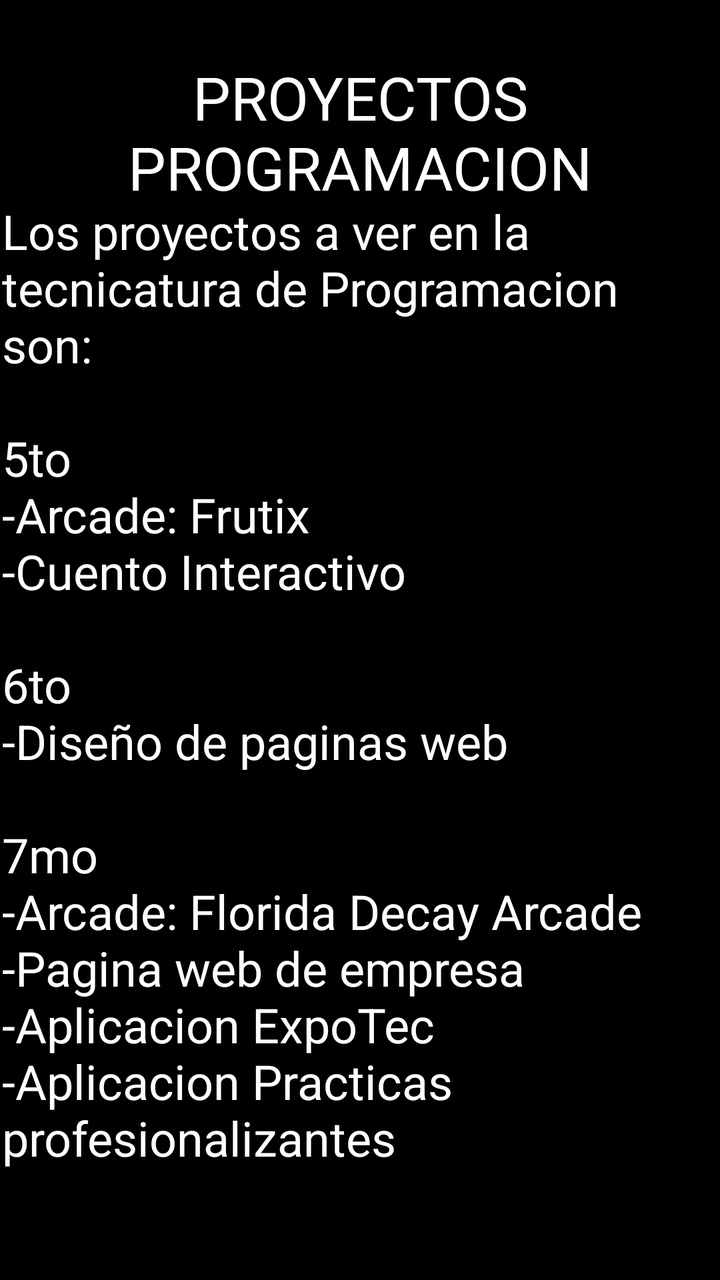
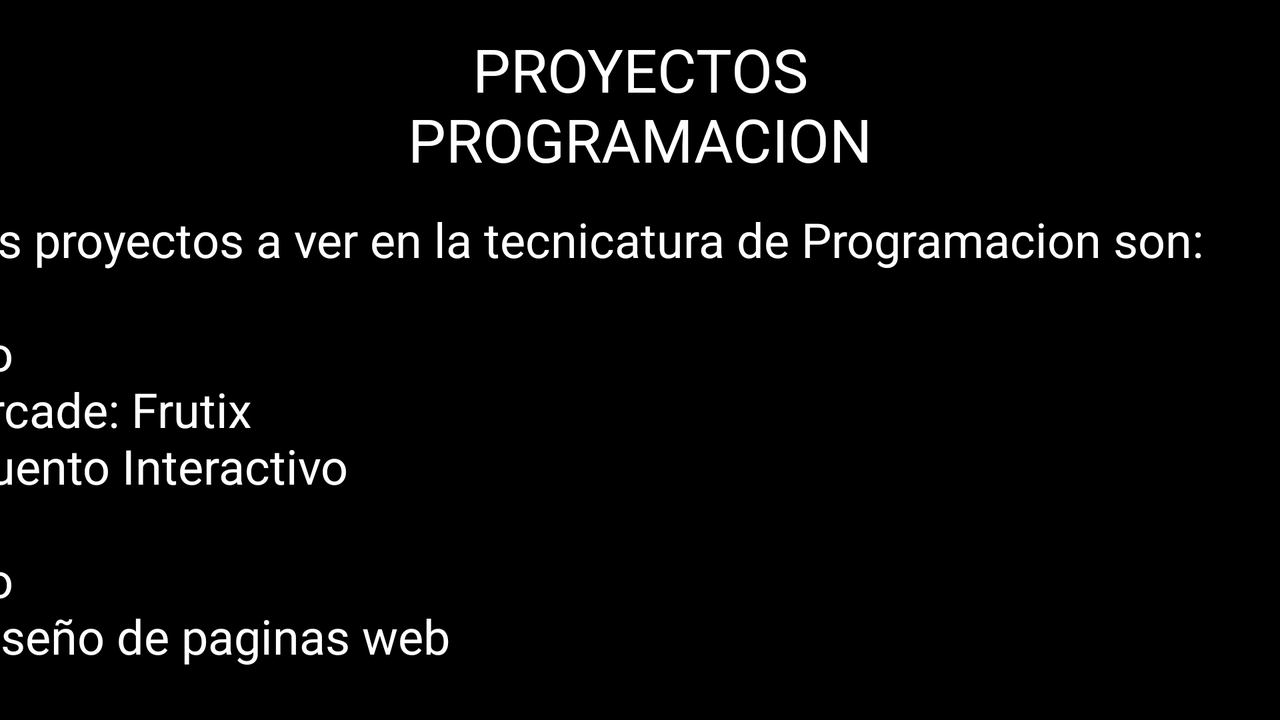

First picture: res/layout/ on a phone held upright. Second picture: the repository's own variant of that layout, on a device whose configuration matches the variant's folder. Source for both follows.
<!-- AndroidManifest.xml: application theme Theme.ExpoMap -->
<!-- res/layout/proyectos_programacion.xml -->
<?xml version="1.0" encoding="utf-8"?>
<androidx.constraintlayout.widget.ConstraintLayout xmlns:android="http://schemas.android.com/apk/res/android"
    xmlns:app="http://schemas.android.com/apk/res-auto"
    android:layout_width="match_parent"
    android:layout_height="match_parent">

    <TextView
        android:id="@+id/titulo"
        android:layout_width="wrap_content"
        android:layout_height="wrap_content"
        android:shadowColor="@color/baseNegro"
        android:shadowDx="3"
        android:shadowDy="3"
        android:shadowRadius="1"
        android:text="@string/txtTitleProyectosProgramacion"
        android:textAlignment="center"
        android:textColor="@color/baseFuente"
        android:textSize="30sp"
        app:layout_constraintBottom_toBottomOf="parent"
        app:layout_constraintEnd_toEndOf="parent"
        app:layout_constraintStart_toStartOf="parent"
        app:layout_constraintTop_toTopOf="parent"
        app:layout_constraintVertical_bias="0.05" />

    
    <ScrollView
        android:layout_width="358dp"
        android:layout_height="545dp"
        app:layout_constraintBottom_toBottomOf="parent"
        app:layout_constraintEnd_toEndOf="parent"
        app:layout_constraintStart_toStartOf="parent"
        app:layout_constraintTop_toBottomOf="@+id/titulo">

        <LinearLayout
            android:layout_width="match_parent"
            android:layout_height="wrap_content">

            <TextView
                android:layout_width="match_parent"
                android:layout_height="match_parent"
                android:shadowColor="@color/baseNegro"
                android:shadowDx="3"
                android:shadowDy="3"
                android:shadowRadius="1"
                android:text="@string/txtInfoProyectosProgramacion"
                android:textAlignment="viewStart"
                android:textColor="@color/baseFuente"
                android:textSize="24sp">

            </TextView>
        </LinearLayout>
    </ScrollView>

    <ImageView
        android:id="@+id/backButton"
        android:layout_width="50dp"
        android:layout_height="50dp"
        android:clickable="true"
        app:layout_constraintBottom_toBottomOf="parent"
        app:layout_constraintEnd_toEndOf="parent"
        app:layout_constraintHorizontal_bias="0.054"
        app:layout_constraintStart_toStartOf="parent"
        app:layout_constraintTop_toTopOf="parent"
        app:layout_constraintVertical_bias="0.021"
        app:srcCompat="@drawable/ic_back" />

</androidx.constraintlayout.widget.ConstraintLayout>
<!-- resources referenced by this layout -->
<resources>
  <color name="baseFuente">#FFF</color>
  <color name="baseNegro">#000</color>
  <string name="txtInfoProyectosProgramacion">Los proyectos a ver en la tecnicatura de Programacion son:\n\n5to\n-Arcade: Frutix\n-Cuento Interactivo\n\n6to\n-Diseño de paginas web\n\n7mo\n-Arcade: Florida Decay Arcade\n-Pagina web de empresa\n-Aplicacion ExpoTec\n-Aplicacion Practicas profesionalizantes</string>
  <string name="txtTitleProyectosProgramacion">PROYECTOS\nPROGRAMACION</string>
  <style name="Theme.ExpoMap" parent="Theme.MaterialComponents.DayNight.DarkActionBar">
          
  
          
          <item name="colorPrimary">@color/colorPrimario</item>
          <item name="colorPrimaryVariant">@color/colorPrimarioAlt</item>
          <item name="colorOnPrimary">@color/baseBlanco</item>
          <item name="colorSecondary">@color/colorSecundario</item>
          <item name="colorSecondaryVariant">@color/colorSecundarioAlt</item>
          <item name="colorOnSecondary">@color/baseNegro</item>
  
          
          <item name="android:statusBarColor" tools:targetApi="l">?attr/colorPrimary</item>
          <item name="android:navigationBarColor">@color/colorPrimario</item>
          <item name="android:colorBackground">@color/colorFondo</item>
          <item name="windowActionBar">true</item>
          <item name="windowNoTitle">true</item>
          <item name="android:windowTranslucentStatus">false</item>
          <item name="android:windowIsTranslucent">false</item>
          <item name="android:windowTranslucentNavigation">false</item>
          <item name="android:fitsSystemWindows">true</item>
  
      </style>
  <color name="colorPrimario">#162B4E</color>
  <color name="colorPrimarioAlt">#162B4E</color>
  <color name="baseBlanco">#FFF</color>
  <color name="colorSecundario">#162B4E</color>
  <color name="colorSecundarioAlt">#162B4E</color>
  <color name="colorFondo">#000</color>
</resources>
<!-- res/layout-land/proyectos_programacion.xml (the repository's variant of the layout above) -->
<!-- drawn on the phone turned sideways -->
<?xml version="1.0" encoding="utf-8"?>
<androidx.constraintlayout.widget.ConstraintLayout xmlns:android="http://schemas.android.com/apk/res/android"
    xmlns:app="http://schemas.android.com/apk/res-auto"
    android:layout_width="match_parent"
    android:layout_height="match_parent">

    <TextView
        android:id="@+id/titulo"
        android:layout_width="wrap_content"
        android:layout_height="wrap_content"
        android:shadowColor="@color/baseNegro"
        android:shadowDx="3"
        android:shadowDy="3"
        android:shadowRadius="1"
        android:text="@string/txtTitleProyectosProgramacion"
        android:textAlignment="center"
        android:textColor="@color/baseFuente"
        android:textSize="30sp"
        app:layout_constraintBottom_toBottomOf="parent"
        app:layout_constraintEnd_toEndOf="parent"
        app:layout_constraintStart_toStartOf="parent"
        app:layout_constraintTop_toTopOf="parent"
        app:layout_constraintVertical_bias="0.05" />

    
    <ScrollView
        android:layout_width="697dp"
        android:layout_height="243dp"
        app:layout_constraintBottom_toBottomOf="parent"
        app:layout_constraintEnd_toEndOf="parent"
        app:layout_constraintStart_toStartOf="parent"
        app:layout_constraintTop_toBottomOf="@+id/titulo">

        <LinearLayout
            android:layout_width="match_parent"
            android:layout_height="match_parent">

            <TextView
                android:layout_width="match_parent"
                android:layout_height="match_parent"
                android:shadowColor="@color/baseNegro"
                android:shadowDx="3"
                android:shadowDy="3"
                android:shadowRadius="1"
                android:text="@string/txtInfoProyectosProgramacion"
                android:textAlignment="viewStart"
                android:textColor="@color/baseFuente"
                android:textSize="24sp">

            </TextView>
        </LinearLayout>
    </ScrollView>

</androidx.constraintlayout.widget.ConstraintLayout>
